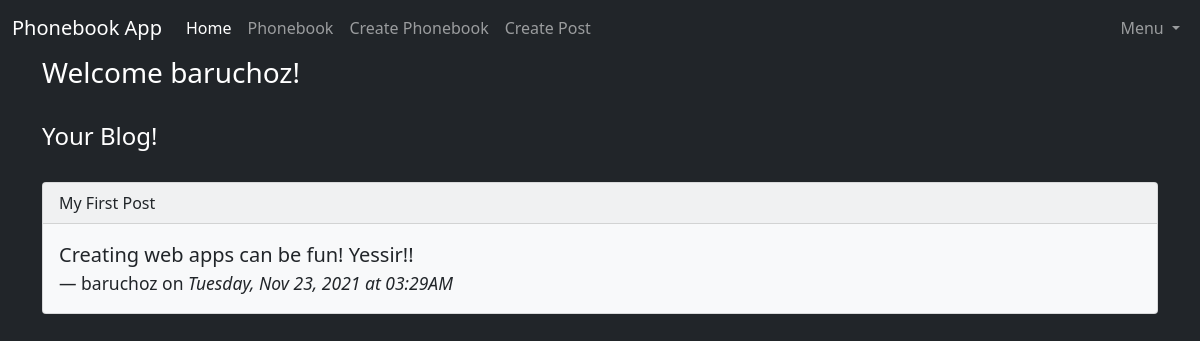
Screenshot of / (signed in) with the database file from the repository.
### app/models.py (models this page shows, shortened)
class User(db.Model, UserMixin):
    id = db.Column(db.Integer, primary_key=True)
    username = db.Column(db.String(150), nullable=False, unique=True)
    email = db.Column(db.String(150), nullable=False, unique=True)
    password = db.Column(db.String(256), nullable=False)
    posts = db.relationship('Post', backref='author', lazy=True)
    phonebooks = db.relationship('Phonebook', backref='author', lazy=True)

class Post(db.Model):
    id = db.Column(db.Integer, primary_key=True)
    title= db.Column(db.String(200))
    content = db.Column(db.String(300))
    date_created = db.Column(db.DateTime, nullable=False, default=datetime.utcnow )
    user_id = db.Column(db.Integer, db.ForeignKey('user.id'), nullable=False)

### app/routes.py (the view)
@app.route('/')
def index():
    title = 'Home'
    posts = Post.query.all()
    return render_template('index.html', title=title, posts=posts )

### app/models.py (called while the page is built)
@login_manager.user_loader
def load_user(user_id):
    return User.query.get(user_id)

### app/templates/index.html
{% extends 'base.html' %}
{% block content %}
{% if current_user.is_authenticated %}
    <h3>Welcome {{ current_user.username }}!</h3>
{% else %}
    <h4>Welcome, please register using the link at the top if you would like to create your own posts</h4>
{% endif %}
<br>
<h4>Your Blog!</h4>
{% for p in posts %}
    <br>
    <div class="card bg-light text-dark">
        <div class="card-header">
        {{ p.title }}
        </div>
        <div class="card-body">
            <blockquote class="blockquote mb-0">
                <p>{{ p.content }}</p>
                <footer class="blockquote-footer text-dark">{{ p.author.username }} on <cite title="Source Title">
                    {{ p.date_created.strftime('%A, %b %d, %Y at %I:%M%p') }}
                </cite></footer>
            </blockquote>
        </div>
    </div>
{% endfor %}
{% endblock %}

### rows the page displays
User: username "baruchoz"
Post: title "My First Post", content "Creating web apps can be fun! Yessir!!", author.username "baruchoz", date_created "Tuesday, Nov 23, 2021 at 03:29AM"
